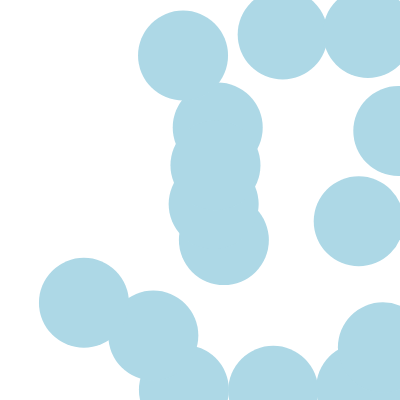
Frame 1 (no input)
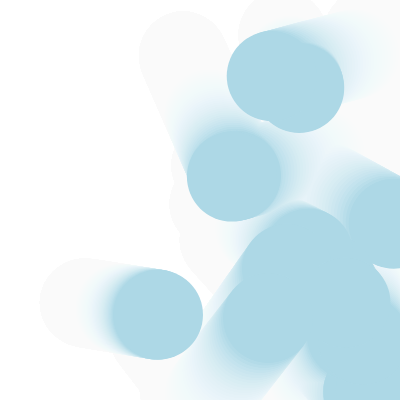
Frame 60 (no input)
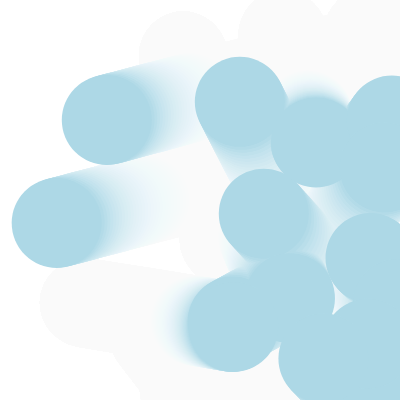
Frame 120 (the mouse pressed at the canvas centre since frame 60)

The p5.js sketch that drew these frames (run headless with seeded random() and noise() and a simulated clock; from frame 60 on, the mouse is pressed at the canvas centre):

// p5.js sketch
// ── sketch.js
// function preload() {
//   // preload assets
// }

// function setup() {
//   createCanvas(sketchWidth, sketchHeight);
// }

// const sketchWidth = 400;
// const sketchHeight = 400;

// let x = Math.random() * 400;
// let y = Math.random() * 400;

// let x1 = Math.random() * 400;
// let y1 = Math.random() * 400;

// let dx = 20;
// let dy = 13;

// let size = 20;

// const numPoints = 6;
// const velocity = 2;

// function draw() {
//   background(250,55);
//   fill("darkblue");
//   noStroke();
//   frameRate(7);

//   for (let x = 0; x < 1; x += 0.01) {
//     const y = Math.pow(Math.random(), 5);
//     circle(random(0, sketchWidth), random(0, sketchHeight), y * 40);
//   }

//   circle(x, y, size);
//   circle(x1, y1, size);

//   x += dx;
//   y += dy;

//   if (x > sketchWidth || x < 0) {
//     dx *= -1;
//   }
//   if (y > sketchHeight || y < 0) {
//     dy *= -1;
//   }
// }

// function draw() {
//   const points = [];
//   for (let p = 0; p < numPoints; p += 1) {
//     points.push({
//       x: Math.random() * sketchWidth,
//       y: Math.random() * sketchHeight,
//       vx: Math.random() * velocity,
//       vy: Math.random() * velocity,
//     });
//   }

//   fill("darkorange");
//   noStroke();
//   for (let p = 0; p < points.length; p += 25) {
//     circle(points[p].x, points[p].y, 20);
//     // move the point
//     points[p].x += points[p].vx;
//     points[p].y += points[p].vy;

//     // reverse direction if point is outside the canvas area
//     if (points[p].x > sketchWidth || points[p].x < 0) {
//       points[p].vx *= -1;
//     }
//     if (points[p].y > sketchHeight || points[p].y < 0) {
//       points[p].vy *= -1;
//     }
//   }
// }

const sketchWidth = 400;
const sketchHeight = 400;

const numPoints = 30;
const velocity = 3;

function setup() {
  createCanvas(sketchWidth, sketchHeight);
}

const points = [];
for (let p = 0; p < numPoints; p += 1) {
  points.push({
    x: Math.random() * sketchWidth,
    y: Math.random() * sketchHeight,
    vx: Math.random() * velocity,
    vy: Math.random() * velocity,
  });
}
function draw() {
  background(255, 20);
  fill("lightblue");
  noStroke();
  for (let p = 0; p < points.length; p += 2) {
    circle(points[p].x, points[p].y, 90);
    // move the point
    points[p].x += points[p].vx;
    points[p].y += points[p].vy;

    // reverse direction if point is outside the canvas area
    if (points[p].x > sketchWidth || points[p].x < 0) {
      points[p].vx *= -1;
    }
    if (points[p].y > sketchHeight || points[p].y < 0) {
      points[p].vy *= -1;
    }
  }
}
